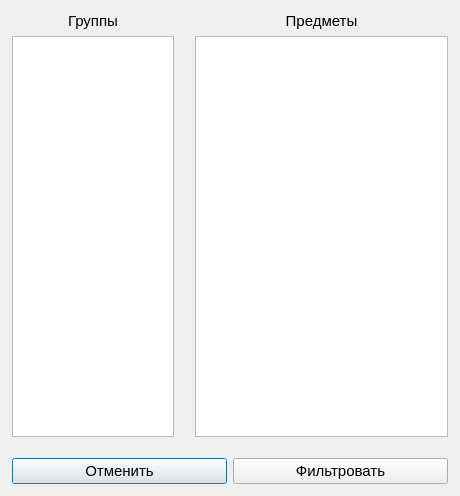
<?xml version="1.0" encoding="UTF-8"?>
<ui version="4.0">
 <class>Dialog_Filter</class>
 <widget class="QDialog" name="Dialog_Filter">
  <property name="geometry">
   <rect>
    <x>0</x>
    <y>0</y>
    <width>460</width>
    <height>496</height>
   </rect>
  </property>
  <property name="font">
   <font>
    <pointsize>11</pointsize>
   </font>
  </property>
  <property name="windowTitle">
   <string>Фильтры</string>
  </property>
  <property name="modal">
   <bool>true</bool>
  </property>
  <layout class="QGridLayout" name="gridLayout" columnstretch="2,3">
   <property name="leftMargin">
    <number>3</number>
   </property>
   <property name="topMargin">
    <number>3</number>
   </property>
   <property name="rightMargin">
    <number>3</number>
   </property>
   <property name="bottomMargin">
    <number>3</number>
   </property>
   <property name="spacing">
    <number>3</number>
   </property>
   <item row="0" column="0">
    <widget class="QFrame" name="">
     <layout class="QVBoxLayout" name="verticalLayout_2">
      <item>
       <widget class="QLabel" name="label1">
        <property name="text">
         <string>Группы</string>
        </property>
        <property name="alignment">
         <set>Qt::AlignCenter</set>
        </property>
       </widget>
      </item>
      <item>
       <widget class="QListWidget" name="listW_groups">
        <property name="cursor" stdset="0">
         <cursorShape>PointingHandCursor</cursorShape>
        </property>
        <property name="selectionMode">
         <enum>QAbstractItemView::ExtendedSelection</enum>
        </property>
        <property name="sortingEnabled">
         <bool>true</bool>
        </property>
       </widget>
      </item>
     </layout>
    </widget>
   </item>
   <item row="0" column="1">
    <widget class="QFrame" name="">
     <layout class="QVBoxLayout" name="verticalLayout">
      <item>
       <widget class="QLabel" name="label2">
        <property name="text">
         <string>Предметы</string>
        </property>
        <property name="alignment">
         <set>Qt::AlignCenter</set>
        </property>
       </widget>
      </item>
      <item>
       <widget class="QListWidget" name="listW_groups_2">
        <property name="cursor" stdset="0">
         <cursorShape>PointingHandCursor</cursorShape>
        </property>
        <property name="selectionMode">
         <enum>QAbstractItemView::ExtendedSelection</enum>
        </property>
        <property name="sortingEnabled">
         <bool>true</bool>
        </property>
       </widget>
      </item>
     </layout>
    </widget>
   </item>
   <item row="1" column="0" colspan="2">
    <widget class="QFrame" name="">
     <layout class="QHBoxLayout" name="horizontalLayout">
      <item>
       <widget class="QPushButton" name="btn_Cancel">
        <property name="maximumSize">
         <size>
          <width>300</width>
          <height>16777215</height>
         </size>
        </property>
        <property name="text">
         <string>Отменить</string>
        </property>
       </widget>
      </item>
      <item>
       <widget class="QPushButton" name="btn_Accept">
        <property name="maximumSize">
         <size>
          <width>300</width>
          <height>16777215</height>
         </size>
        </property>
        <property name="text">
         <string>Фильтровать</string>
        </property>
       </widget>
      </item>
     </layout>
    </widget>
   </item>
  </layout>
 </widget>
 <resources/>
 <connections/>
</ui>
